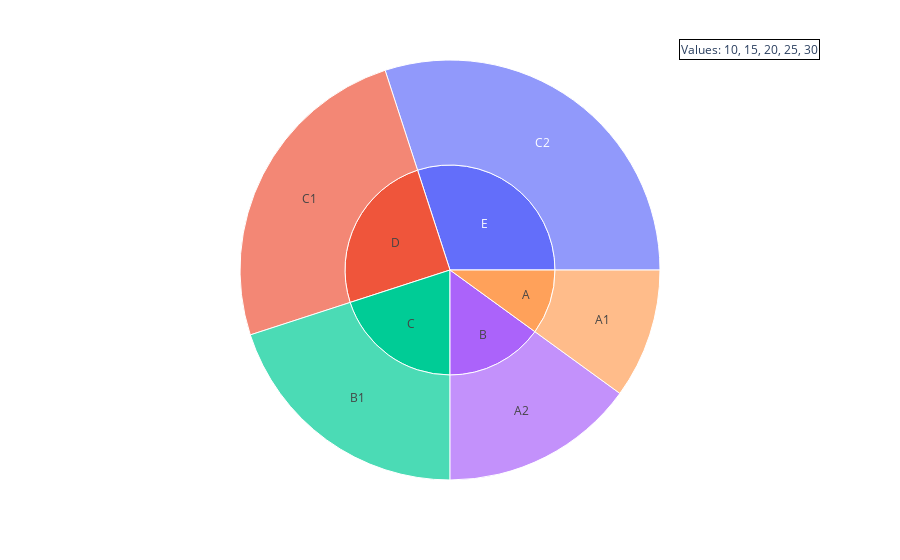

Write notebook code for a chart like this one.
### Code cell
import plotly.express as px
import pandas as pd

# Example hierarchical data (replace with your PPMI dataset)
data = {
    'Category': ['A', 'B', 'C', 'D', 'E'],
    'Subcategory': ['A1', 'A2', 'B1', 'C1', 'C2'],
    'Value': [10, 15, 20, 25, 30]
}

df = pd.DataFrame(data)

# Create a sunburst plot
fig = px.sunburst(df, path=['Category', 'Subcategory'], values='Value',
                  custom_data=['Value'])

fig.update_traces(hovertemplate='<b>%{label}</b>: %{customdata[0]}')

# Create a list of values for the annotation
values_list = df['Value'].unique()
values_str = ', '.join(map(str, values_list))

# Add annotation
fig.add_annotation(
    x=1,
    y=1,
    text=f"Values: {values_str}",
    showarrow=False,
    font=dict(size=12),
    xref="paper",
    yref="paper",
    xanchor="right",
    yanchor="bottom",
    bordercolor="black",
    borderwidth=1,
    bgcolor="white"
)

# Show the plot
fig.show()

### Figure 1 — Plotly figure (JSON) as saved in the notebook; plotly's stock layout.template omitted (floating-point values rounded to 4 significant figures)
{"data": [{"branchvalues": "total", "customdata": [[10], [15], [20], [25], [30], [10], [15], [20], [25], [30]], "domain": {"x": [0, 1], "y": [0, 1]}, "hovertemplate": "<b>%{label}</b>: %{customdata[0]}", "ids": ["A/A1", "B/A2", "C/B1", "D/C1", "E/C2", "A", "B", "C", "D", "E"], "labels": ["A1", "A2", "B1", "C1", "C2", "A", "B", "C", "D", "E"], "name": "", "parents": ["A", "B", "C", "D", "E", "", "", "", "", ""], "type": "sunburst", "values": [10, 15, 20, 25, 30, 10, 15, 20, 25, 30]}], "layout": {"annotations": [{"bgcolor": "white", "bordercolor": "black", "borderwidth": 1, "font": {"size": 12}, "showarrow": false, "text": "Values: 10, 15, 20, 25, 30", "x": 1, "xanchor": "right", "xref": "paper", "y": 1, "yanchor": "bottom", "yref": "paper"}], "legend": {"tracegroupgap": 0}, "margin": {"t": 60}}}
